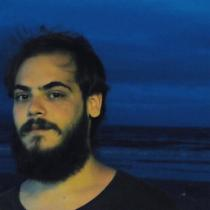
#> input picture assets/igrovac.jpg, 210 x 210 px
$ python opencvTim2.py
#> lines starting #> are read from the running program, lines starting #| are printed output that depends on the picture
import cv2
import random

img = cv2.imread('assets/igrovac.jpg', -1)
#> img is the input picture: shape (210, 210, 3); mean B, G, R 79.4, 56.1, 39.5
img = cv2.resize(img,(0,0), fx=2, fy=2)
#> img: shape (420, 420, 3)
# Opencv não usa RGB(red,green,blue) ele usa BGR(blue,green,red)
# imagens são interpretadas por pixeis, esses pixeis e suas cores são definidos por diversas e diversas arrays
# quando usamos o cv2.rotate não estamos simplesmente girando uma imagem, estamos na verdade rotacionando e rearranjando os dados de cada umas dessas arrays

#for i in range(50):                               # mudar os pixeis de uma parte da img pra cores aleatorias
#    for j in range(img.shape[1]):
#        img[i][j] = [random.randrange(255),random.randrange(255),random.randrange(255)]

tag = img[10:60, 80:130] # transforma variavel tag em uma parte especifica da img
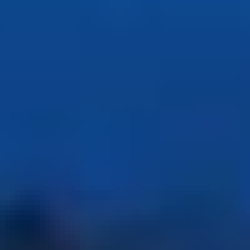
#> tag: shape (50, 50, 3) (shown 5 times larger); mean B, G, R 128.5, 64.4, 15.2
img[110:160, 30:80] = tag # faz com que esse parte da img se torne oq era em tag
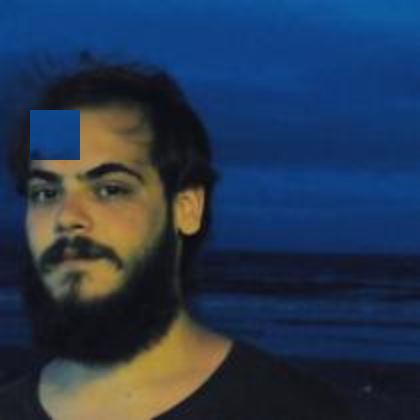
#> img: shape (420, 420, 3); mean B, G, R 80.3, 55.7, 38.2
# basicamente ctrl c ctrl v soq em img kkkkk

cv2.imshow('Imagem',img)
cv2.waitKey(0)
cv2.destroyAllWindows()

$ run again, with assets/soccer_practice.jpg copied over assets/igrovac.jpg
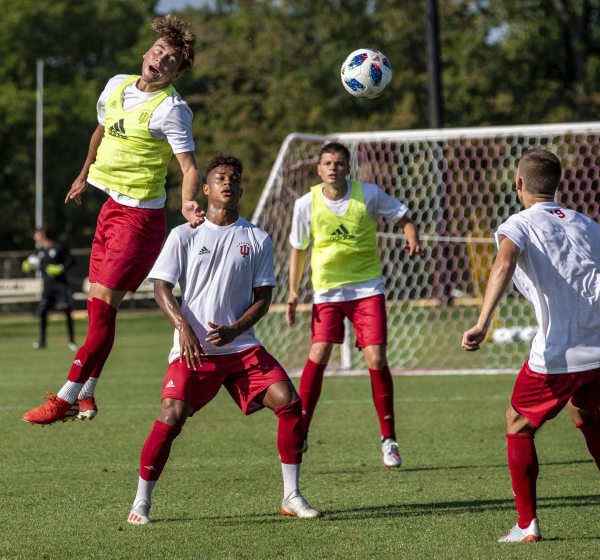
#> input picture assets/soccer_practice.jpg, 1200 x 1119 px (shown at 1/2 size)
#> img is the input picture: shape (1119, 1200, 3); mean B, G, R 70.9, 96, 102.6
#> `img = cv2.resize(img,(0,0), fx=2, fy=2)`:
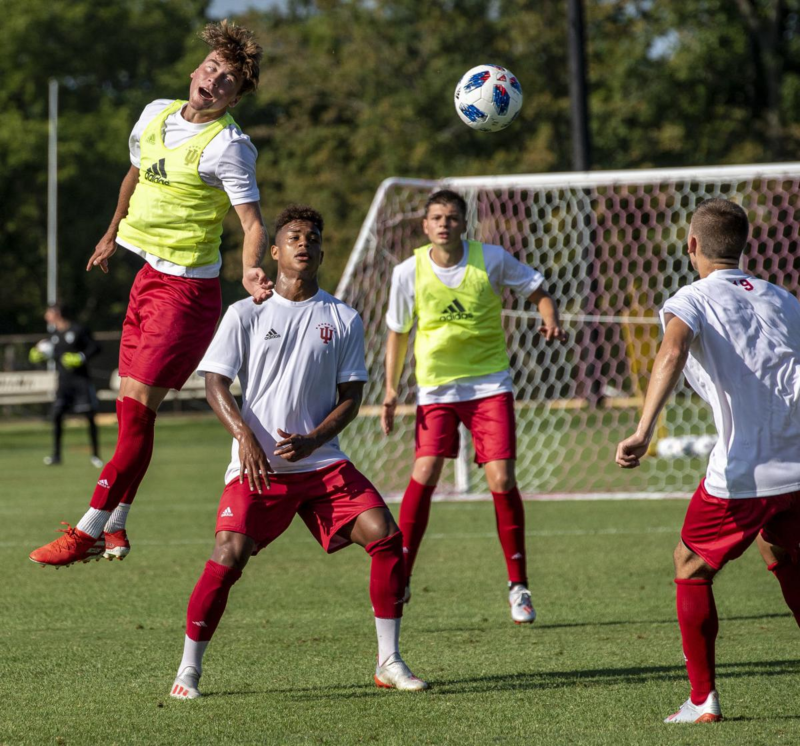
#> img: shape (2238, 2400, 3) (shown at 1/3 size); mean B, G, R 70.9, 95.9, 102.5
#> `tag = img[10:60, 80:130]`:
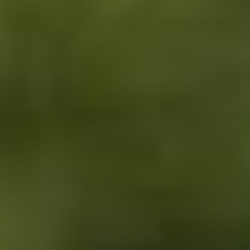
#> tag: shape (50, 50, 3) (shown 5 times larger); mean B, G, R 26.8, 72.5, 64.3
